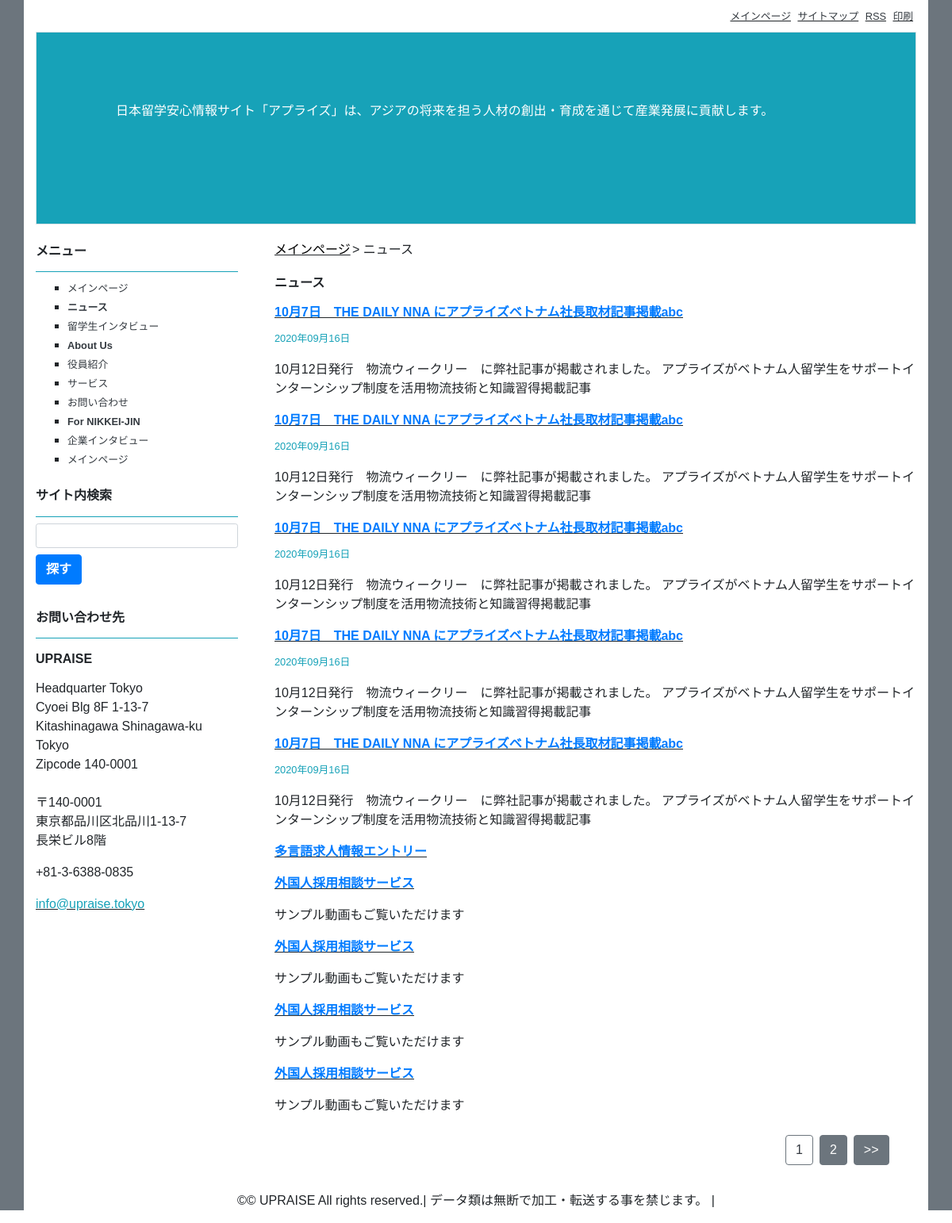
Page /news.php on the committed database.
### tables this page shows
CREATE TABLE `news` (
  `id` int(100) NOT NULL,
  `title` varchar(255) DEFAULT NULL,
  `img_content` text DEFAULT NULL,
  `link` varchar(255) DEFAULT NULL,
  `date_upload` varchar(100) DEFAULT NULL,
  `status` varchar(100) DEFAULT NULL,
  `summary` text DEFAULT NULL,
  `id_category` int(100) DEFAULT NULL
);

### news.php (the view, shortened to what this page needs)
<!DOCTYPE html>
<html lang="en">
<head>
    <link rel="stylesheet" href="https://cdn.jsdelivr.net/npm/bootstrap@4.6.0/dist/css/bootstrap.min.css">
    <link rel="stylesheet" href="https://use.fontawesome.com/releases/v5.7.0/css/all.css">
    <link rel="stylesheet" href="./css/home.css">
</head>
<body>
    <?php include "./connect.php";?>
    <div class=" bg-secondary"><div class="container bg-white">
        <div class="row">
            <div class="col-8 ">
            </div>
            <div class="col-4 text-right my-2">
                <ins><a class="text-dark mr-1" href=""><small>メインページ</small></a></ins>
                <ins><a class="text-dark mr-1" href=""><small>サイトマップ</small></a></ins>
                <ins><a class="text-dark mr-1 " href=""><small>RSS</small></a></ins>
                <ins><a class="text-dark mr-1 " href=""><small>印刷</small></a></ins>
            </div>
        </div>
        <h6 style="padding:8% 3% 12% 9%;" class="border bg-info text-white">日本留学安心情報サイト「アプライズ」は、アジアの将来を担う人材の創出・育成を通じて産業発展に貢献します。</h6>
        <div class="row ">
            <div class="col-3 py-3">
                <h6 class="border-bottom border-info pb-3 " ><strong>メニュー</strong></h6>
                <ul style="list-style-type:square">
                    <li><span class="font-weight-bold"><a class="text-dark mr-1" href=""><small>メインページ</small></a></li>
                    <li><span class="font-weight-bold"><a class="text-dark mr-1" href=""><small><strong>ニュース</strong></small></a></li>
                    <li><span class="font-weight-bold"><a class="text-dark mr-1" href=""><small>留学生インタビュー</small></a></li>
                    <li><span class="font-weight-bold"><a class="text-dark mr-1" href=""><small><strong>About Us</strong></small></a></li>
                    <li><span class="font-weight-bold"><a class="text-dark mr-1" href=""><small>役員紹介</small></a></li>
                    <li><span class="font-weight-bold"><a class="text-dark mr-1" href=""><small>サービス</small></a></li>
                    <li><span class="font-weight-bold"><a class="text-dark mr-1" href=""><small>お問い合わせ</small></a></li>
                    <li><span class="font-weight-bold"><a class="text-dark mr-1" href=""><small><strong>For NIKKEI-JIN</strong></small></a></li>
                    <li><span class="font-weight-bold"><a class="text-dark mr-1" href=""><small>企業インタビュー</small></a></li>
                    <li><span class="font-weight-bold"><a class="text-dark mr-1" href=""><small>メインページ</small></a></li>
                </ul>
                <h6 class="border-bottom border-info pb-3 pt-2"><strong>サイト内検索</strong></h6>
                <input class="form-control form-control-sm mb-2" type="text">
                <button type="submit" class="btn btn-primary mb-4"><strong>探す</strong></button>
                <h6 class="border-bottom border-info pb-3 pt-2"><strong>お問い合わせ先</strong></h6>
                <h6 class="pb-2 pt-2"><strong>UPRAISE</strong></h6>
                <p> Headquarter Tokyo<br>
                    Cyoei Blg 8F 1-13-7<br>
                    Kitashinagawa Shinagawa-ku<br>
                    Tokyo<br>
                    Zipcode 140-0001<br>
                </p>
                <p class="mt-4">
                    〒140-0001<br>
                    東京都品川区北品川1-13-7<br>
                    長栄ビル8階<br>
                </p>
                <p>+81-3-6388-0835</p>
                <ins><a class="text-info mr-1" href="">info@upraise.tokyo</a></ins>
            </div>
            <div class="col-9">
                <nav aria-label="breadcrumb">
                        <ol class="breadcrumb bg-white pb-1">
                           <ins><li class="breadcrumb-item "><a href="#">メインページ </a></li></ins>
                           <li class="" aria-current="page" style=" margin-left: 0.3%;"> > ニュース</li>
                        </ol>
                </nav>
                <h6 class="pb-2 ml-3"><strong>ニュース</strong></h6>
                <?php
                $sql = "SELECT * FROM news  LIMIT 10";
                $res = mysqli_query($conn, $sql);
                $count = mysqli_num_rows($res);
                if ($count >0){
                        while($row = mysqli_fetch_assoc($res)){
                            ?>
                            <ins><a  class="text-primary ml-3  " href="<?php echo $row['link'] ?>"><strong><?php echo $row['title'] ?> </strong></a></ins>
                            <p class="text-info ml-3 mt-2"><small><?php echo $row['date_upload'] ?></small></p>
                            <p class="ml-3 mt-2"><?php echo $row['summary'] ?> </p>
                        <?php
                        }
                    }
                    else{
                        echo " k co csdl";
                    }
                ?>
                <div class="btn-toolbar " style=" margin-top: 3%; margin-left: 80%;" role="toolbar" aria-label="Toolbar with button groups">
                    <div class="btn-group mr-2 " role="group" aria-label="First group">
                        <button type="button" class="btn btn-secondary bg-white text-dark">1</button>
                    </div>
                    <div class="btn-group mr-2" role="group" aria-label="Second group">
                        <button type="button" class="btn btn-secondary">2</button>
                    </div>
                    <div class="btn-group" role="group" aria-label="Third group">
                        <button type="button" class="btn btn-secondary"> >> </button>
                    </div>
                </div>
            </div>
        </div>
        <p class="d-flex justify-content-center " style=" margin-top: 3%; ">	&copy;© UPRAISE All rights reserved.| データ類は無断で加工・転送する事を禁じます。 |</p>
    </div> </div>
</body>
</html>

### css/home.css (style rules this page uses)
* { font-family: Arial, Helvetica, sans-serif; }
a { cursor: pointer; }
#banner a , #news a, .container a { text-decoration: none; color: black; }
#footer li:first-child, li:nth-child(2), li:nth-child(3) { border-right: white solid 1px; }

### rows in the picture
news: title "10月7日 THE DAILY NNA にアプライズベトナム社長取材記事掲載abc", date_upload "2020年09月16日", summary "10月12日発行 物流ウィークリー に弊社記事が掲載されました。 アプライズがベトナム人留学生をサポートインターンシップ制度を活用物流技術と知識習得掲載記事"
news: title "10月7日 THE DAILY NNA にアプライズベトナム社長取材記事掲載abc", date_upload "2020年09月16日", summary "10月12日発行 物流ウィークリー に弊社記事が掲載されました。 アプライズがベトナム人留学生をサポートインターンシップ制度を活用物流技術と知識習得掲載記事"
news: title "10月7日 THE DAILY NNA にアプライズベトナム社長取材記事掲載abc", date_upload "2020年09月16日", summary "10月12日発行 物流ウィークリー に弊社記事が掲載されました。 アプライズがベトナム人留学生をサポートインターンシップ制度を活用物流技術と知識習得掲載記事"
news: title "10月7日 THE DAILY NNA にアプライズベトナム社長取材記事掲載abc", date_upload "2020年09月16日", summary "10月12日発行 物流ウィークリー に弊社記事が掲載されました。 アプライズがベトナム人留学生をサポートインターンシップ制度を活用物流技術と知識習得掲載記事"
news: title "10月7日 THE DAILY NNA にアプライズベトナム社長取材記事掲載abc", date_upload "2020年09月16日", summary "10月12日発行 物流ウィークリー に弊社記事が掲載されました。 アプライズがベトナム人留学生をサポートインターンシップ制度を活用物流技術と知識習得掲載記事"
news: title "多言語求人情報エントリー"
news: title "外国人採用相談サービス", summary "サンプル動画もご覧いただけます"
news: title "外国人採用相談サービス", summary "サンプル動画もご覧いただけます"
news: title "外国人採用相談サービス", summary "サンプル動画もご覧いただけます"
news: title "外国人採用相談サービス", summary "サンプル動画もご覧いただけます"
